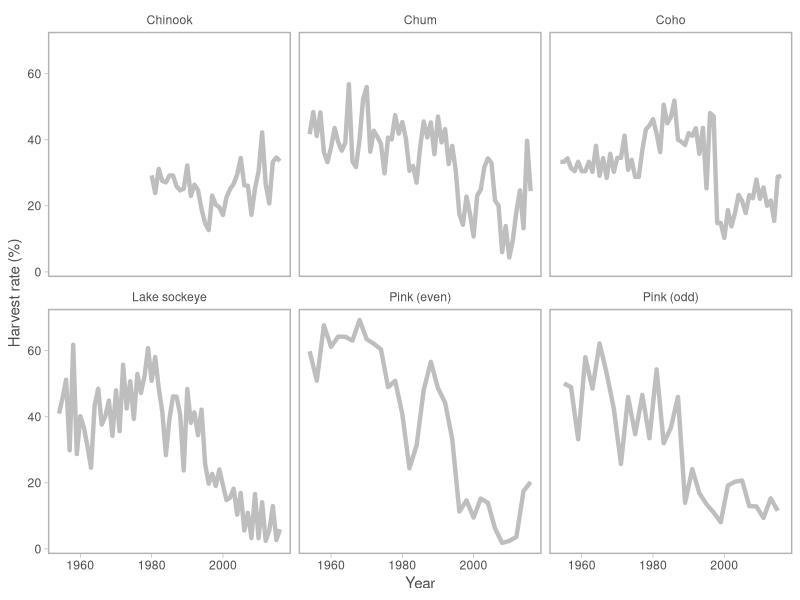
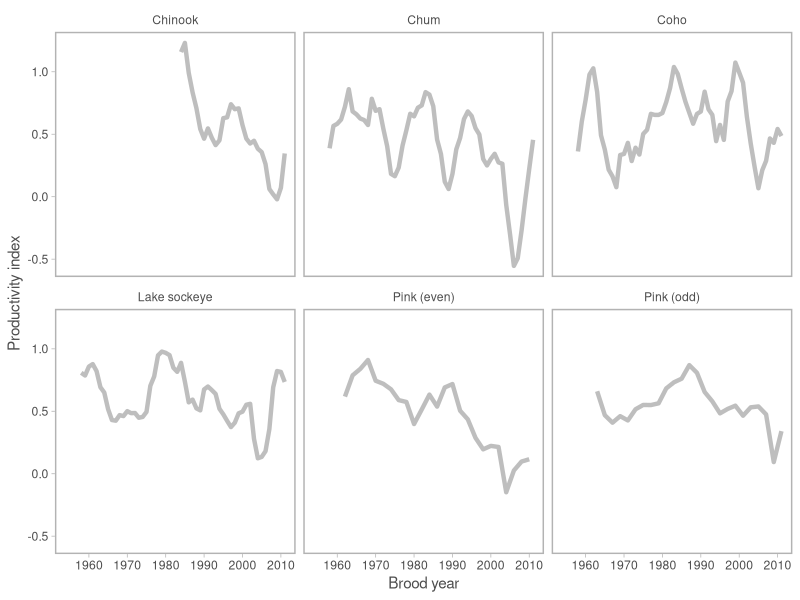
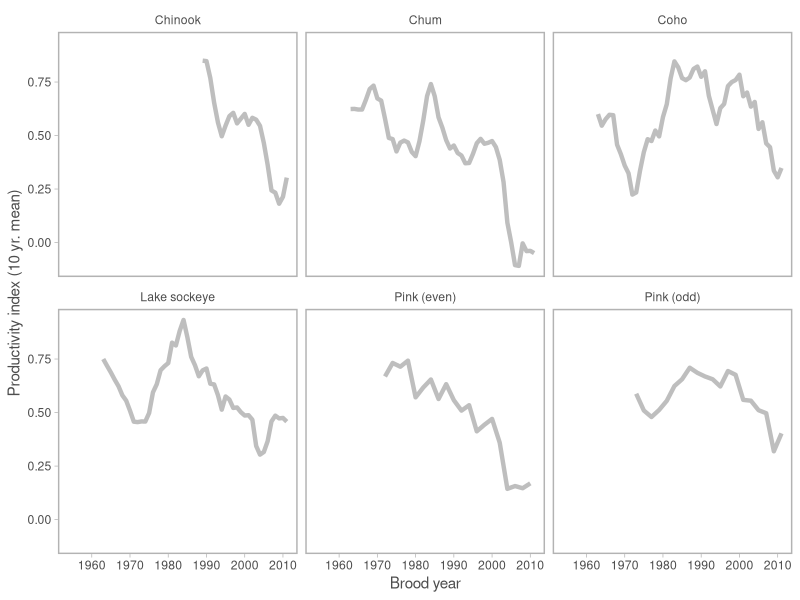
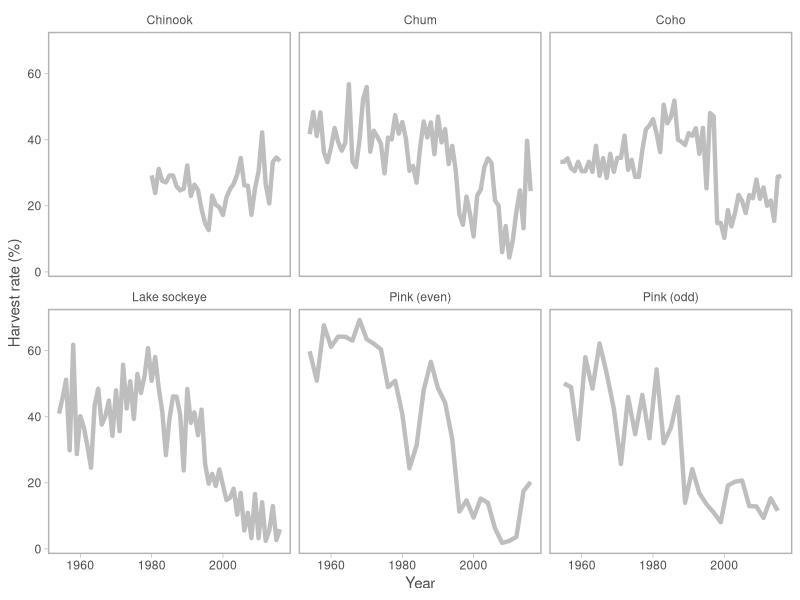
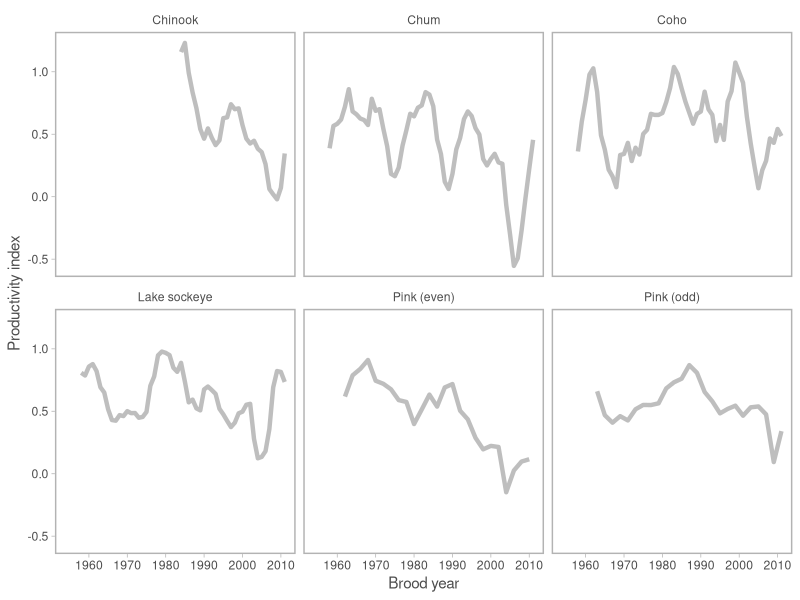
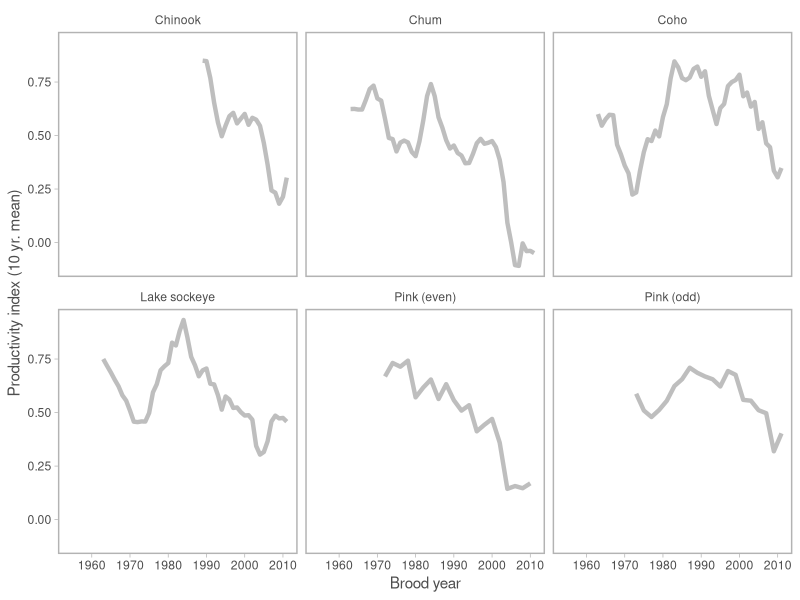

Reproduce these figures in R, in order.
library(tidyverse)

theme_sleek <- function(base_size = 11, base_family = "") {
  half_line <- base_size/2
  theme_light(base_size = base_size, base_family = base_family) +
    theme(
      panel.grid.major = element_blank(),
      panel.grid.minor = element_blank(),
      axis.ticks.length = unit(half_line / 2.2, "pt"),
      strip.background = element_rect(fill = NA, colour = NA),
      strip.text.x = element_text(colour = "grey30"),
      strip.text.y = element_text(colour = "grey30"),
      axis.text = element_text(colour = "grey30"),
      axis.title = element_text(colour = "grey30"),
      legend.title = element_text(colour = "grey30", size = rel(0.9)),
      panel.border = element_rect(fill = NA, colour = "grey70", size = 1),
      legend.key.size = unit(0.9, "lines"),
      legend.text = element_text(size = rel(0.7), colour = "grey30"),
      legend.key = element_rect(colour = NA, fill = NA),
      legend.background = element_rect(colour = NA, fill = NA),
      plot.title = element_text(colour = "grey30", size = rel(1)),
      plot.subtitle = element_text(colour = "grey30", size = rel(.85))
    )
}

# load data ----
er_data_pse <- read.csv("data/CU-ERs-Nov_2_2022_11_11_22_QueryResults.csv") # from PSE
resid_data_pse <- read.csv("data/CU-resids-Nov_4_2022_14_57_48_QueryResults.csv") # from PSE

# er plots ----
er_data <- er_data_pse %>%
  group_by(species, year) %>%
  summarise(avg_er = mean(datavalue)) %>%
  select(species, year,avg_er)

ggplot(er_data %>% filter(year<2017), aes( y = avg_er*100, x = year)) +
  geom_line(size=1.5, color="grey") +
  labs(x = "Year", y = "Harvest rate (%)") +
  facet_wrap(~species) +
  theme_sleek() 

ggsave("figs/all-er-avg.jpeg", width = 8, height = 5, units = "in")

# resid plots ----

data_resid <- resid_data_pse %>%
  pivot_wider(names_from = parameter, values_from = datavalue) %>%
  drop_na(Recruits) %>%
  mutate(prod = log(Recruits/Spawners)) %>%
  drop_na(prod) %>%
  group_by(species, year) %>%
  summarise(avg_prod = mean(prod)) %>%
  mutate(smooth_avg_prod = zoo::rollmean(avg_prod, k = 5, fill = NA, align = "right"))%>%
  mutate(smooth_10_avg_prod = zoo::rollmean(avg_prod, k = 10, fill = NA, align = "right"))%>%
  select(species, year,avg_prod,smooth_avg_prod,smooth_10_avg_prod)

ggplot(data_resid%>%filter(species != "River sockeye", year<2012), aes( y = smooth_avg_prod, x = year)) +
  geom_line(size=1.5, color="grey") +
  labs(x = "Brood year", y = "Productivity index") +
  facet_wrap(~species) +
  theme_sleek() 

ggsave("figs/all-prod-avg.jpeg", width = 6, height = 4, units = "in")

ggplot(data_resid%>%filter(species != "River sockeye", year<2012), aes( y = smooth_10_avg_prod, x = year)) +
  geom_line(size=1.5, color="grey") +
  labs(x = "Brood year", y = "Productivity index (10 yr. mean)") +
  facet_wrap(~species) +
  theme_sleek() 

ggsave("figs/all-prod-10_avg.jpeg", width = 8, height = 4.6, units = "in")
